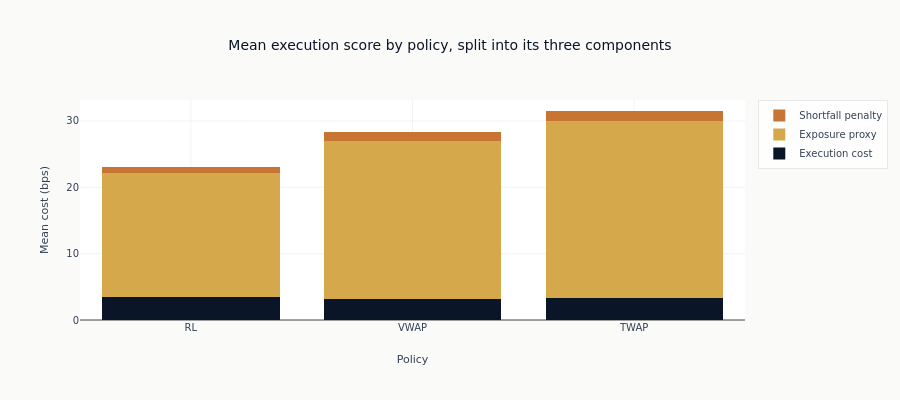

Notebook code for this chart:
### Markdown cell above
### Cost-vs-Exposure Decomposition

### Code cell
# Show how each policy splits the score between execution cost and exposure.
fig = go.Figure()
strategies = summary["strategy"].to_list()
exec_means = [eval_df.filter(pl.col("strategy") == s)["exec_cost_bps"].mean() for s in strategies]
exposure_means = [
    eval_df.filter(pl.col("strategy") == s)["exposure_cost_bps"].mean() for s in strategies
]
shortfall_means = [
    eval_df.filter(pl.col("strategy") == s)["shortfall_cost_bps"].mean() for s in strategies
]
fig.add_bar(x=strategies, y=exec_means, name="Execution cost", marker_color=COLORS["blue"])
fig.add_bar(x=strategies, y=exposure_means, name="Exposure proxy", marker_color=COLORS["amber"])
fig.add_bar(
    x=strategies, y=shortfall_means, name="Shortfall penalty", marker_color=COLORS["copper"]
)
fig.update_layout(
    title="Mean execution score by policy, split into its three components",
    xaxis_title="Policy",
    yaxis_title="Mean cost (bps)",
    barmode="stack",
    height=400,
)
show_plotly_with_alt(
    fig,
    "Stacked bars of mean cost per policy, split into execution cost, exposure proxy and "
    "shortfall penalty. The exposure proxy is by far the tallest segment in every bar and is "
    "what separates the policies; the execution-cost base is nearly identical across all three, "
    "and the shortfall penalty is a thin cap on each.",
)

### Figure 1 — Plotly figure (JSON) as saved in the notebook; plotly's stock layout.template omitted (floating-point values rounded to 4 significant figures)
{"data": [{"marker": {"color": "#0a1628"}, "name": "Execution cost", "type": "bar", "x": ["RL", "VWAP", "TWAP"], "y": [3.448, 3.181, 3.375]}, {"marker": {"color": "#D4A84B"}, "name": "Exposure proxy", "type": "bar", "x": ["RL", "VWAP", "TWAP"], "y": [18.78, 23.81, 26.57]}, {"marker": {"color": "#C87533"}, "name": "Shortfall penalty", "type": "bar", "x": ["RL", "VWAP", "TWAP"], "y": [0.843, 1.344, 1.557]}], "layout": {"barmode": "stack", "height": 400, "title": {"text": "Mean execution score by policy, split into its three components"}, "xaxis": {"title": {"text": "Policy"}}, "yaxis": {"title": {"text": "Mean cost (bps)"}}}}
